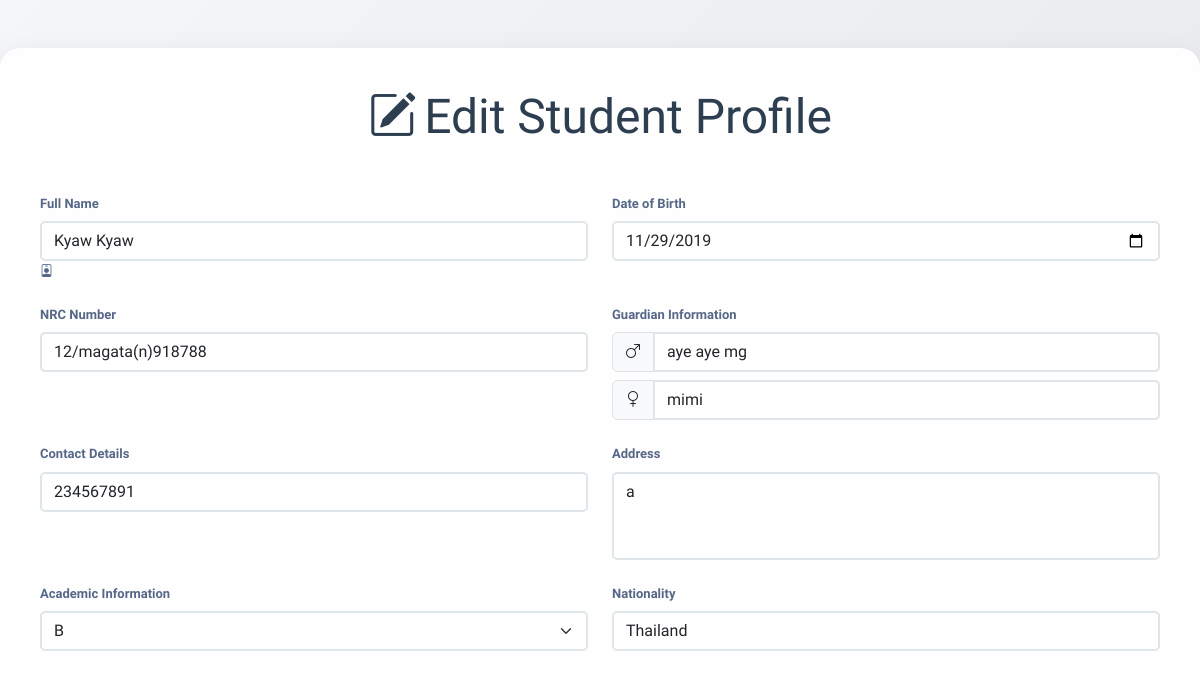
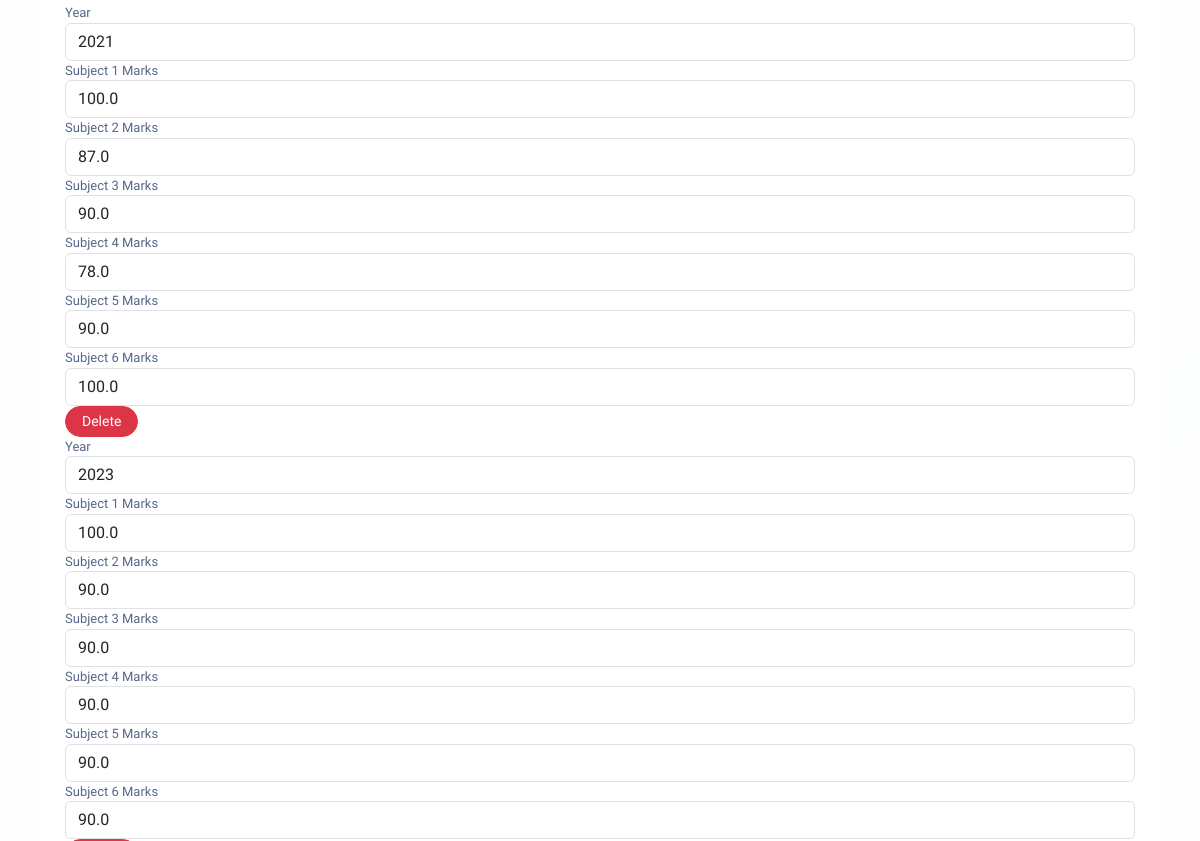
Page /management/students/edit/2/ (upper part) on the earlier database version (2 pictures, top to bottom).
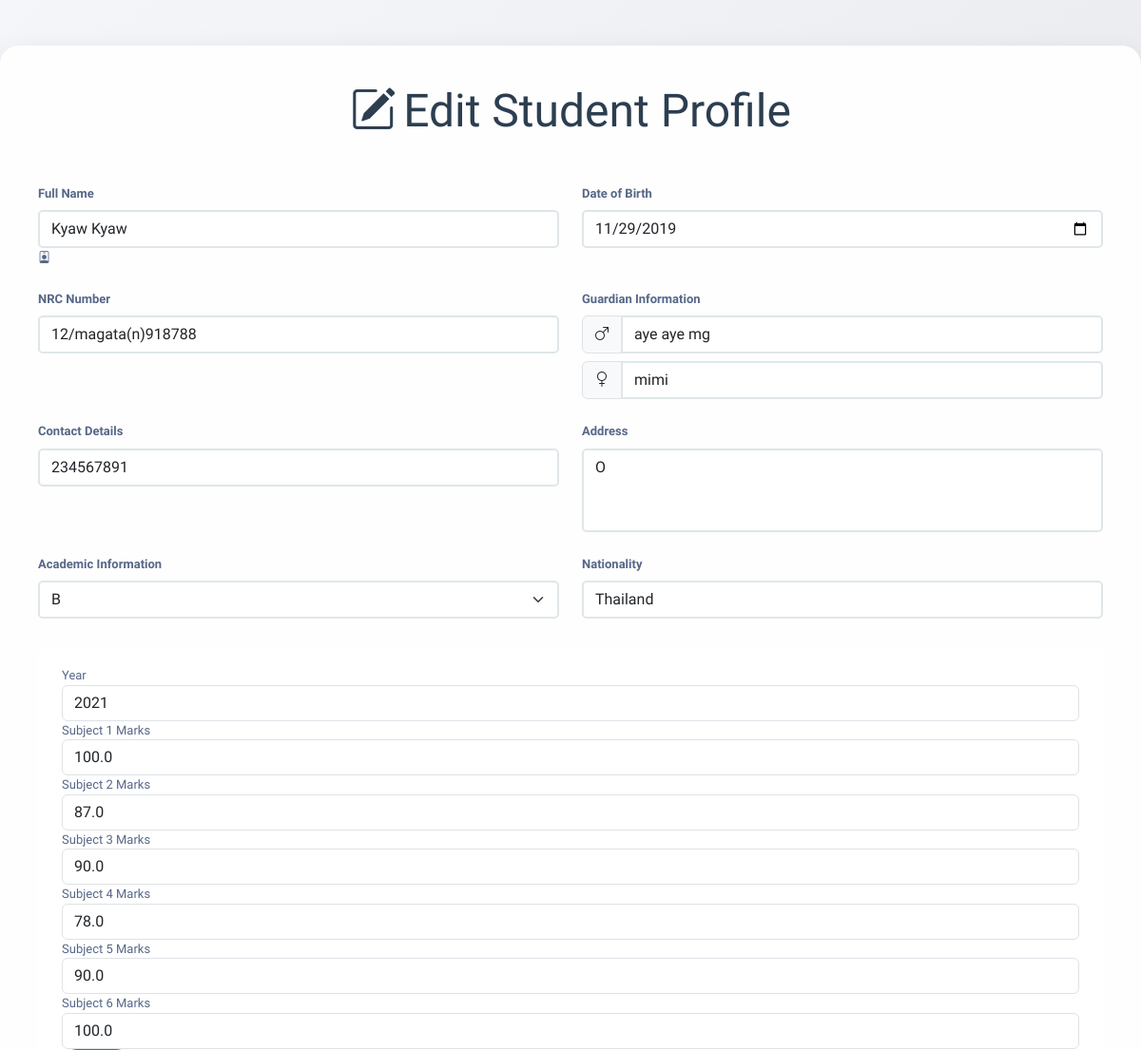
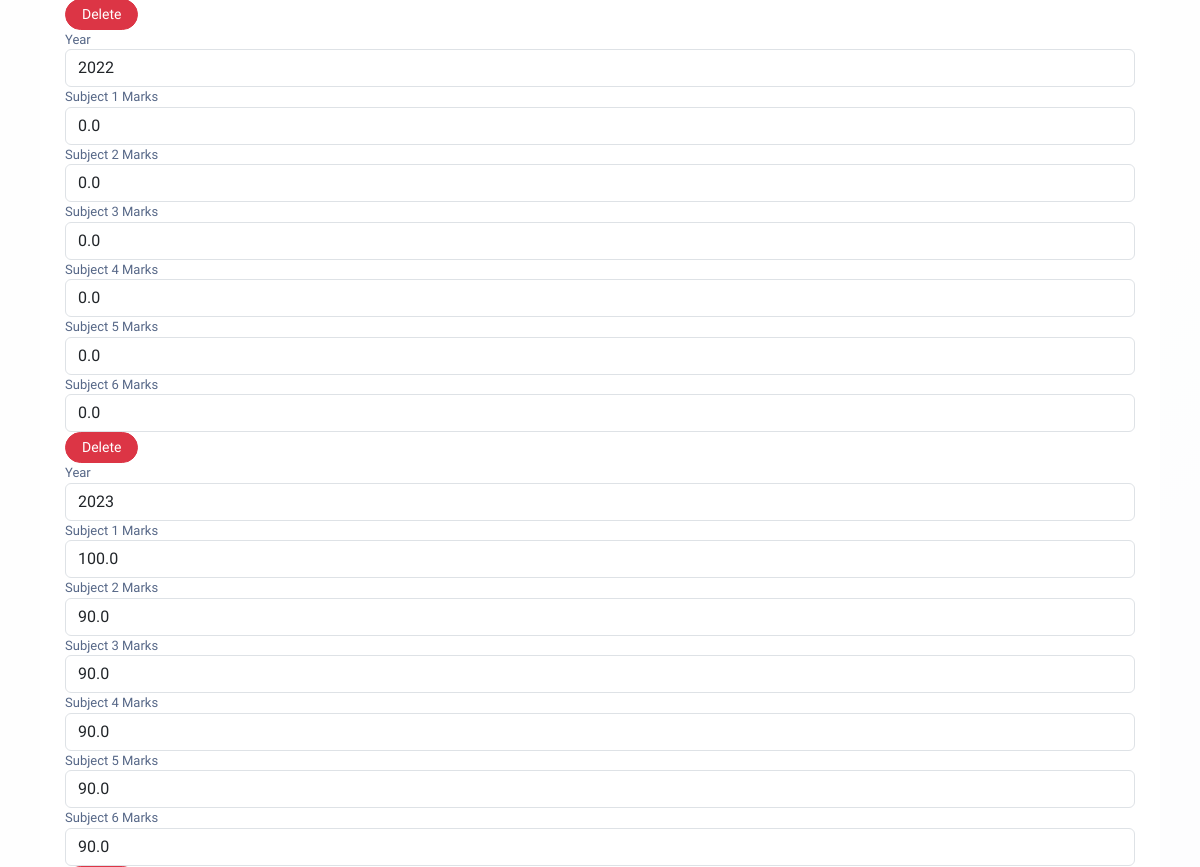
Same page on the later database version (2 pictures, top to bottom).
### student_app/models.py (models this page shows, shortened)
class Student(models.Model):
    name = models.CharField(max_length=100)
    dob = models.DateField()  # Date of Birth
    nrc = models.CharField(max_length=50, unique=True)  # National Registration Card number (assuming it's unique)
    father_name = models.CharField(max_length=100)
    mother_name = models.CharField(max_length=100)
    phone = models.CharField(max_length=15)  # Phone number
    address = models.TextField()  # Long address details
    grade = models.CharField(max_length=10)  # Grade (A, B, etc.)
    country = models.CharField(max_length=100)
    class Meta:
        verbose_name = "Student"
        verbose_name_plural = "Students"

class Subject(models.Model):
    student = models.ForeignKey(Student, on_delete=models.CASCADE)
    year = models.IntegerField()
    subject1_marks = models.FloatField()
    subject2_marks = models.FloatField()
    subject3_marks = models.FloatField()
    subject4_marks = models.FloatField()
    subject5_marks = models.FloatField()
    subject6_marks = models.FloatField()

### student_app/views.py (the view, shortened to what this page needs)
# urls.py: path('students/edit/<int:student_id>/', views.edit_student, name='edit_student'),
def edit_student(request, student_id):
    student = get_object_or_404(Student, id=student_id)
    existing_subjects = Subject.objects.filter(student=student).order_by('year') # Fetch existing subjects, ordered by year
    print(request.method)
    return render(request, 'student/edit_student.html', {'student': student, 'existing_subjects': existing_subjects})

### templates/student/edit_student.html (shortened to what the changed rows need)
<!DOCTYPE html>
<html lang="en">
<head>
    <link href="https://cdn.jsdelivr.net/npm/bootstrap@5.3.2/dist/css/bootstrap.min.css" rel="stylesheet">
    <link rel="stylesheet" href="https://cdn.jsdelivr.net/npm/bootstrap-icons@1.11.3/font/bootstrap-icons.min.css">
    <link rel="stylesheet" href="https://maxcdn.bootstrapcdn.com/font-awesome/4.7.0/css/font-awesome.min.css">
</head>
<body style="background: linear-gradient(135deg, #f5f6fa 0%, #dcdde1 100%); min-height: 100vh;">
    <div class="form-container">
        <h2 class="display-5 text-center mb-5" style="color: var(--primary-color);">
            <i class="bi bi-pencil-square me-2"></i>Edit Student Profile
        </h2>
        <form method="POST" class="needs-validation" novalidate>
            <div class="row gx-4 gy-3 mb-4">
                <div class="col-md-6 position-relative">
                    <label class="form-label fw-bold mb-2">Full Name</label>
                    <input type="text" name="name" id="name" class="form-control form-control-custom"
                        value="{{ student.name }}" required>
                    <i class="bi bi-person-badge input-icon"></i>
                </div>
                <div class="col-md-6 position-relative">
                    <label class="form-label fw-bold mb-2">Date of Birth</label>
                    <input type="date" name="dob" class="form-control form-control-custom"
                        value="{{ student.dob|date:'Y-m-d' }}" required>
                </div>
            </div>
            <div class="row gx-4 gy-3 mb-4">
                <div class="col-md-6 position-relative">
                    <label class="form-label fw-bold mb-2">NRC Number</label>
                    <input type="text" name="nrc" id="nrc" class="form-control form-control-custom"
                        value="{{ student.nrc }}" pattern="\d{1,2}\/[A-Za-z]+\([A-Za-z]\)\d{6}" required>
                </div>
                <div class="col-md-6 position-relative">
                    <div class="input-group">
                        <span class="input-group-text"><i class="bi bi-gender-male"></i></span>
                        <input type="text" name="father_name" id="father_name" class="form-control form-control-custom"
                            value="{{ student.father_name }}" required>
                    </div>
                    <div class="input-group mt-2">
                        <span class="input-group-text"><i class="bi bi-gender-female"></i></span>
                        <input type="text" name="mother_name" id="mother_name" class="form-control form-control-custom"
                            value="{{ student.mother_name }}" required>
                    </div>
                </div>
            </div>
            <div class="row gx-4 gy-3 mb-4">
                <div class="col-md-6 position-relative">
                    <label class="form-label fw-bold mb-2">Contact Details</label>
                    <input type="tel" name="phone" id="phone" class="form-control form-control-custom"
                        value="{{ student.phone }}" required>
                </div>
                <div class="col-md-6 position-relative">
                    <label class="form-label fw-bold mb-2">Address</label>
                    <textarea name="address" id="address" class="form-control form-control-custom" rows="3"
                        style="resize: none;" required>{{ student.address }}</textarea>
                </div>
            </div>
            <div class="row gx-4 gy-3 mb-4">
                <div class="col-md-6 position-relative">
                    <label class="form-label fw-bold mb-2">Academic Information</label>
                    <select class="form-select form-control-custom" name="grade" required>
                        <option value="{{ student.grade }}" selected>{{ student.grade }}</option>
                    </select>
                </div>
                <div class="col-md-6 position-relative">
                    <label class="form-label fw-bold mb-2">Nationality</label>
                    <input list="countries" name="country" id="country" class="form-control form-control-custom"
                        value="{{ student.country }}" required>
                </div>
            </div>
            <div class="table-responsive mb-4">
                <div class="table-wrapper">
                    <form method="post">
                        <div id="subject-container">
                            {% for subject in existing_subjects %}
                            <div class="form-group subject-row">
                                <label for="year">Year</label>
                                <input type="text" class="form-control" name="subjects[{{ subject.id }}][year]" value="{{ subject.year }}" required>
                            </div>
                            <div class="form-group subject-row">
                                <label for="subject1_marks">Subject 1 Marks</label>
                                <input type="number" class="form-control" name="subjects[{{ subject.id }}][subject1_marks]" value="{{ subject.subject1_marks }}" required>
                            </div>
                            <div class="form-group subject-row">
                                <label for="subject2_marks">Subject 2 Marks</label>
                                <input type="number" class="form-control" name="subjects[{{ subject.id }}][subject2_marks]" value="{{ subject.subject2_marks }}" required>
                            </div>
                            <div class="form-group subject-row">
                                <label for="subject3_marks">Subject 3 Marks</label>
                                <input type="number" class="form-control" name="subjects[{{ subject.id }}][subject3_marks]" value="{{ subject.subject3_marks }}" required>
                            </div>
                            <div class="form-group subject-row">
                                <label for="subject4_marks">Subject 4 Marks</label>
                                <input type="number" class="form-control" name="subjects[{{ subject.id }}][subject4_marks]" value="{{ subject.subject4_marks }}" required>
                            </div>
                            <div class="form-group subject-row">
                                <label for="subject5_marks">Subject 5 Marks</label>
                                <input type="number" class="form-control" name="subjects[{{ subject.id }}][subject5_marks]" value="{{ subject.subject5_marks }}" required>
                            </div>
                            <div class="form-group subject-row">
                                <label for="subject6_marks">Subject 6 Marks</label>
                                <input type="number" class="form-control" name="subjects[{{ subject.id }}][subject6_marks]" value="{{ subject.subject6_marks }}" required>
                            </div>
                            <div class="form-group subject-row">
                                <a href="{% url 'delete_subject' subject.id %}" class="btn btn-sm btn-danger px-3 delete-row-btn"
                                   style="border-radius: 20px;">
                                    Delete
                                </a>
                            </div>
                            {% endfor %}
                        </div>
                    </form>
                </div>
        </form>
    </div>
</body>
</html>

Differences in the rows shown:
changed Student "Kyaw Kyaw": address "a" → "O"
added Subject: year "2022", subject1_marks "0.0", subject2_marks "0.0", subject3_marks "0.0", subject4_marks "0.0", subject5_marks "0.0", subject6_marks "0.0"
